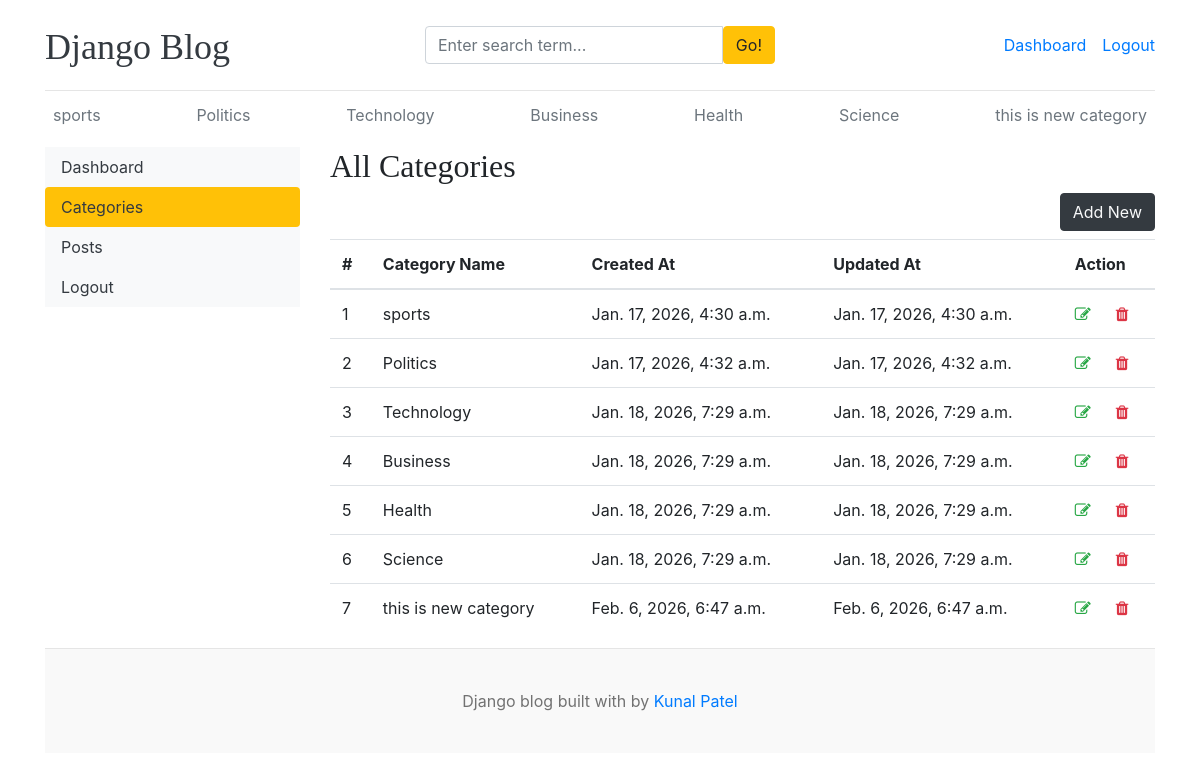
The app's page /dashboard/categories/ (signed in) with its own data.
### blogs/models.py (models this page shows)
class Category(models.Model):
    category_name = models.CharField(max_length=50, unique=True)
    created_at = models.DateTimeField(auto_now_add=True)
    updated_at = models.DateTimeField(auto_now=True)
    class Meta:
        verbose_name_plural = 'categories'
    def __str__(self):
        return self.category_name

### dashboards/views.py (the view)
# urls.py: path('categories/', views.categories, name='categories'),
def categories(request):
    return render(request, 'dashboard/categories.html')

### blogs/context_processors.py (called while the page is built)
def get_categories(request):
    categories = Category.objects.all()
    return dict(categories=categories)

def get_social_links(request):
    social_links  = SocialLink.objects.all()
    return dict(social_links=social_links)

### templates/dashboard/categories.html (shortened to what this page needs)
{% extends 'base.html' %}
{% block content %}
<div class ="row">
{% include 'dashboard/sidebar.html' %}
    <div class="col-md-9">
        <h2>All Categories </h2>
        <a href="{% url 'add_category' %}" class="btn btn-dark text-light float-right mb-2">Add New</a>
 <table class="table table-hover">
  <thead>
    <tr>
      <th>#</th>
      <th >Category Name</th>
      <th >Created At</th>
      <th >Updated At</th>
      <th>Action</th>
    </tr>
  </thead>
  <tbody>
    {% for cat in categories %}
    <tr>
      <td >{{ forloop.counter}}</td>
      <td>{{cat}}</td>
      <td>{{ cat.created_at }}</td>
      <td>{{ cat.updated_at }}</td>
      <td>
        <a href=""><i class="fa fa-edit text-success"></i></a>
        <a href=""><i class="fa fa-trash text-danger"></i></a>
    </td>
    </tr>
    {% endfor %}
  </tbody>
</table>
</div>
</div>
{% endblock %}

### templates/base.html (shortened to what this page needs)
{% load static %}
<!DOCTYPE html>
<html lang="en">
<head>
    <link href="https://getbootstrap.com/docs/4.0/dist/css/bootstrap.min.css" rel="stylesheet">
    <link href="{% static 'css/blog.css' %}" rel="stylesheet">
    <link rel="stylesheet" href="https://cdnjs.cloudflare.com/ajax/libs/font-awesome/4.7.0/css/font-awesome.min.css">
</head>
<body>
    <div class="container">
      <header class="blog-header py-3">
        <div class="row flex-nowrap justify-content-between align-items-center">
          <div class="col-4 pt-1">
            <a class="blog-header-logo text-dark" href="/">Django Blog</a>
          </div>
          <div class="col-4">
            <form action="{% url 'search' %}" method="GET">
                <div class="input-group">
                    <input class="form-control" type="text"  name="keyword" placeholder="Enter search term..." aria-label="Enter search term..." aria-describedby="button-search" />
                    <button type="submit" class="btn btn-warning" id="button-search" type="button">Go!</button>
                  </div>
            </form>
          </div>
        <div class="col-4 d-flex justify-content-end align-items-center">
    {% if not user.is_authenticated %}
    <a class="btn btn-sm btn-warning" href="{% url 'login' %}">Login</a> &nbsp;
    <a class="btn btn-sm btn-outline-secondary" href="{% url 'register' %}">Register</a>
    {% else %}
    <span><a href="{% url 'dashboard' %}">Dashboard</a></span>
    <span><a href="{% url 'logout' %}">Logout</a></span>
    {% endif %}
</div>
        </div>
      </header>
      <div class="nav-scroller py-1 mb-2">
        <nav class="nav d-flex justify-content-between">
          {% for cat in categories %}
          <a class="p-2 text-muted" href="{% url 'posts_by_category' cat.id %}">{{ cat.category_name }}</a>
          {% endfor %}
        </nav>
      </div>
      {% block content %}
      {% endblock %}
    <footer class="blog-footer">
      <p>Django blog built with by <a href="#">Kunal Patel</a></p>
    </footer>
    </body>
</html>

### blog_main/static/css/blog.css (style rules this page uses)
.blog-header { border-bottom: 1px solid #e5e5e5; }
.blog-header-logo { font-family: "Playfair Display", Georgia, "Times New Roman", serif; font-size: 2.25rem; }
h1, h2, h3, h4, h5, h6 { font-family: "Playfair Display", Georgia, "Times New Roman", serif; }
.blog-footer { padding: 2.5rem 0; color: #727272; text-align: center; background-color: #f9f9f9; border-top: .05rem solid #e5e5e5; }
.blog-footer p:last-child { margin-bottom: 0; }

### records on screen
Category: category_name "sports", created_at "Jan. 17, 2026, 4:30 a.m.", updated_at "Jan. 17, 2026, 4:30 a.m."
Category: category_name "Politics", created_at "Jan. 17, 2026, 4:32 a.m.", updated_at "Jan. 17, 2026, 4:32 a.m."
Category: category_name "Technology", created_at "Jan. 18, 2026, 7:29 a.m.", updated_at "Jan. 18, 2026, 7:29 a.m."
Category: category_name "Business", created_at "Jan. 18, 2026, 7:29 a.m.", updated_at "Jan. 18, 2026, 7:29 a.m."
Category: category_name "Health", created_at "Jan. 18, 2026, 7:29 a.m.", updated_at "Jan. 18, 2026, 7:29 a.m."
Category: category_name "Science", created_at "Jan. 18, 2026, 7:29 a.m.", updated_at "Jan. 18, 2026, 7:29 a.m."
Category: category_name "this is new category", created_at "Feb. 6, 2026, 6:47 a.m.", updated_at "Feb. 6, 2026, 6:47 a.m."
